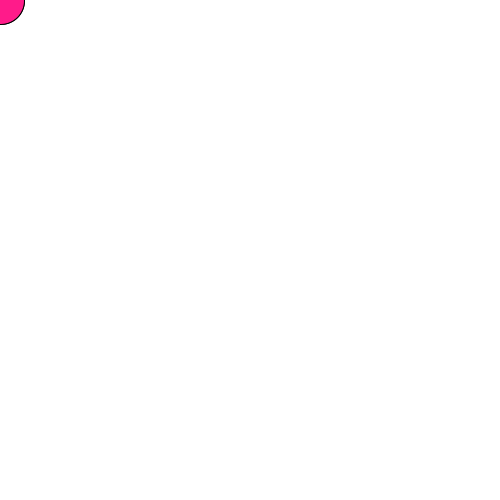
Frame 1 (no input)
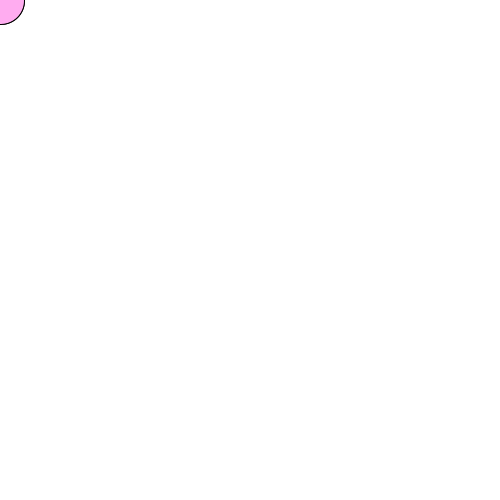
Frame 60 (the mouse pressed at the canvas centre just before this capture)
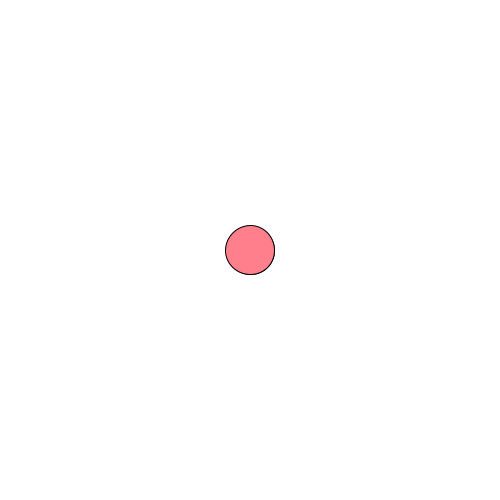
Frame 120 (the mouse held since frame 60 and released just before this capture)

The Processing sketch that drew these frames (run headless with seeded random() and noise(); from frame 60 on, the mouse is pressed at the canvas centre):

// Processing sketch: Day09_1_arrays_snake
// ── Day09_1_arrays_snake.pde
//----------------------------------------------------
// DT Bootcamp 2013, Parsons the New School for Design. 
// Day 8, Arrays Continued
// More complicated snake to review arrays
// http://processing.org/reference/background_.html
//----------------------------------------------------

/* 
 Arrays - Snake
 
 Using regular arrays means that we can only store the defined # of items.
 You know how we do things like numCircles = 50? That menas the array will
 only store 50 pieces of information. We can bump that up if we want more,
 of course--but sometimes it's nice to have less info being stored and
 displayed rather than more. 
 
 This is a slightly altered example from Daniel Shiffman's Processing book 
 that lets you draw a snake with a tail that follows your mouse.
 */

int numPos = 50; // the number of positions we're holding
int[] xPos = new int[numPos]; // array of x positions
int[] yPos = new int[numPos]; // array of y positions

void setup() {
  size(500, 500); // define the size of your sketch
  smooth(); // when dealing with circles, it's nice to use smooth();

  // now let's initialize our array by setting all the elements to zero.
  for (int i = 0; i < numPos; i++) {
    xPos[i] = 0; 
    yPos[i] = 0;
  }
}


void draw() {
  background(255);
  
  // Shift the array elements down one spot via a for-loop.
  for (int i = 0; i < numPos-1; i++) { // Note: this will stop at the 2nd to last element!
   xPos[i] = xPos[i+1]; // so if i = 1, xPos at index 1 will = xPos at index 2, and so on.
   yPos[i] = yPos[i+1]; // same here 
  }
  
  // We do the above so we can stick new information in the slot we just
  // opened up.
  xPos[numPos-1] = mouseX;
  yPos[numPos-1] = mouseY;
  
  // With all this information, you draw ellipses at all those points.
  for (int i = 0; i < numPos; i++) {
   fill(255, random(255), random(255)); // color is tied to i, and the rest is set random
   ellipse(xPos[i], yPos[i], i, i); // size also tied to random
  }
}
